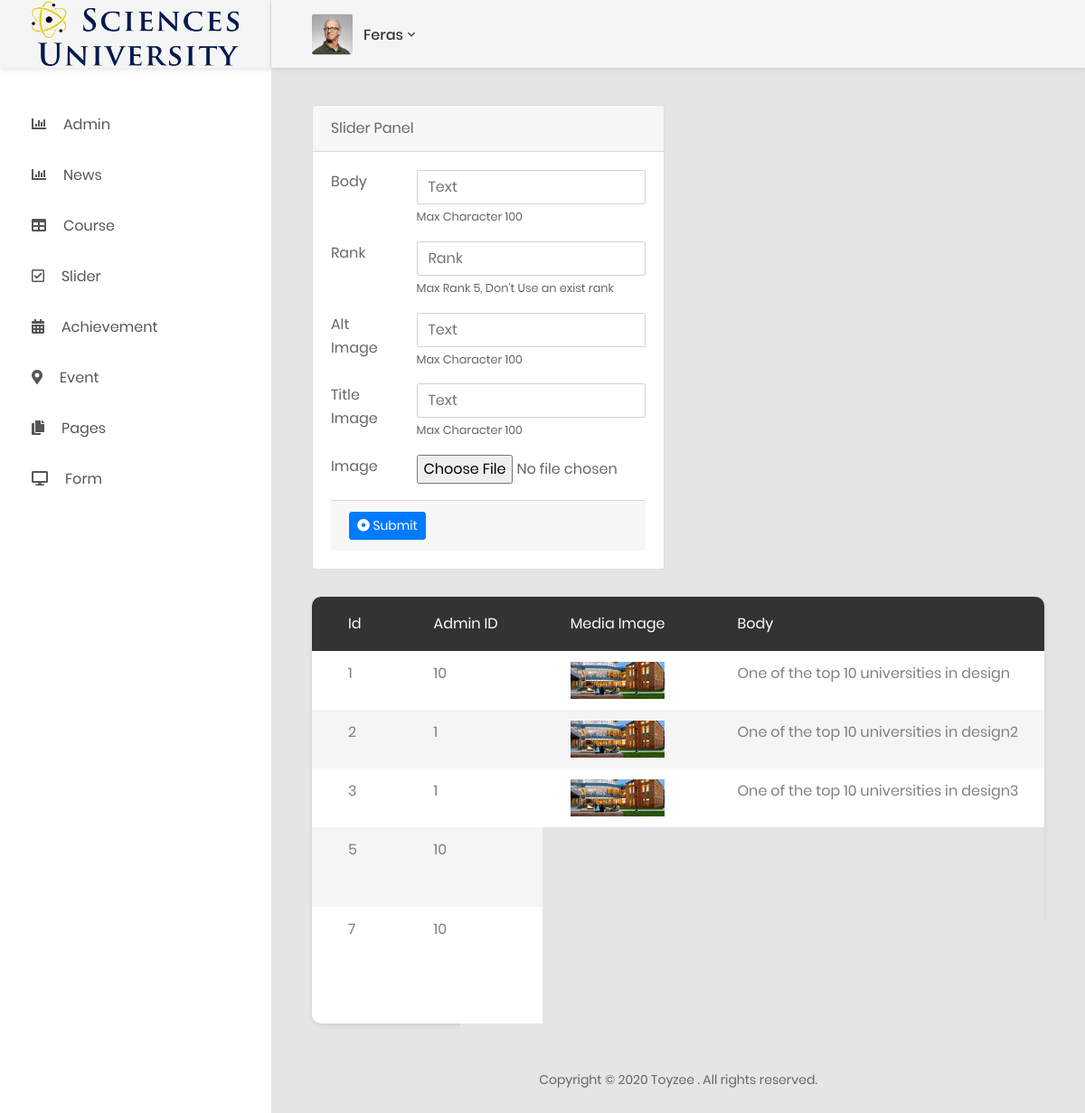
The page /Admin-Theme/slider.php (signed in) on the database its author committed.
### tables this page shows
CREATE TABLE `logo` (
  `id` int(11) NOT NULL,
  `admin_id` int(11) NOT NULL,
  `logo_image` text NOT NULL,
  `alt_image` varchar(255) NOT NULL,
  `created_at` timestamp NOT NULL DEFAULT CURRENT_TIMESTAMP,
  `updated_at` timestamp NOT NULL DEFAULT CURRENT_TIMESTAMP
);

CREATE TABLE `slider` (
  `id` int(11) NOT NULL,
  `admin_id` int(11) NOT NULL,
  `media_id` int(11) NOT NULL,
  `body` varchar(42) NOT NULL,
  `rank` int(10) NOT NULL,
  `activity` enum('active','not-active') DEFAULT 'active',
  `created_at` timestamp NOT NULL DEFAULT CURRENT_TIMESTAMP,
  `updated_at` timestamp NOT NULL DEFAULT CURRENT_TIMESTAMP
);

CREATE TABLE `media` (
  `id` int(11) NOT NULL,
  `title` varchar(100) DEFAULT NULL,
  `path` text NOT NULL,
  `alt_image` varchar(100) DEFAULT NULL,
  `created_at` timestamp NOT NULL DEFAULT CURRENT_TIMESTAMP,
  `uptaded_at` timestamp NOT NULL DEFAULT CURRENT_TIMESTAMP
);

### config/dbconfig.php (called while the page is built, shortened)
<?php
class ConnectDb {
  private $host ='localhost';
  private $user ='root';
  private $pass ='123456';
  private $dbname ='Science_uni';
  private $dbh;
  private $stmt;    public function __construct(){
      $dsn = 'mysql:host='. $this->host . ';dbname='. $this->dbname.'';
      $options = array(
          PDO::ATTR_PERSISTENT => true,
          PDO::ATTR_ERRMODE    => PDO::ERRMODE_EXCEPTION
      );
      try {
          $this->dbh = new PDO($dsn, $this->user, $this->pass, $options);
      } catch(PDOException $e){
          $this->error = $e->getMessage();
      }
  }
  public function query($query){
      $this->stmt = $this->dbh->prepare($query);
  }    public function bind($param, $value, $type = null){
  }    public function execute(){
      return $this->stmt->execute();
  }    public function resultset(){
      $this->execute();
      return $this->stmt->fetchAll(PDO::FETCH_ASSOC);
  }}
?>

### entity/logo.php (called while the page is built, shortened)
<?php
include_once('../config/dbconfig.php');
class Logo extends ConnectDb {
    public function getLogo() {
        $this->query('SELECT * FROM logo');
        $this->execute();
        $row=$this->resultset();
        return $row;
    }
}
?>

### entity/slider.php (called while the page is built, shortened)
<?php
include_once('../config/dbconfig.php');
class Slider extends ConnectDb {
    public function getSlider() {
        $this->query('SELECT slider.* , media.path , media.title , media.alt_image FROM slider INNER JOIN media ON slider.media_id = media.id');
        $this->execute();
        $row=$this->resultset();
        return $row;
    }
}
?>

### Admin-Theme/slider.php (the view, shortened to what this page needs)
<?php
include('partials/header_admin.php');
?>
<?php
if(isset($_SESSION['admin']) || isset($_SESSION['superAdmin'])){
include('../entity/slider.php');
$slider = new Slider();
?>
<div class="row">
<div class="col-lg-6">
                                <div class="card">
                                    <div class="card-header">
                                    Slider Panel
                                    </div>
                                    <div class="card-body card-block">
                                        <form action="<?php echo htmlspecialchars($_SERVER["PHP_SELF"]);?>" method="post" enctype="multipart/form-data" class="form-horizontal">
                                            <div class="row form-group">
                                                <div class="col col-md-3">
                                                    <label for="text-input" class=" form-control-label">Body</label>
                                                </div>
                                                <div class="col-12 col-md-9">
                                                    <input type="text" id="text-input" name="body" placeholder="Text" class="form-control" maxlength="40" required>
                                                    <small class="help-block form-text">Max Character 100</small>
                                                </div>
                                            </div>
                                            <div class="row form-group">
                                                <div class="col col-md-3">
                                                    <label for="text-input" class=" form-control-label">Rank</label>
                                                </div>
                                                <div class="col-12 col-md-9">
                                                    <input type="number" max="5" min="1" id="text-input" name="rank" placeholder="Rank" class="form-control" required>
                                                    <small class="help-block form-text">Max Rank 5, Don't Use an exist rank</small>
                                                </div>
                                            </div>
                                            <div class="row form-group">
                                                <div class="col col-md-3">
                                                    <label for="text-input" class=" form-control-label">Alt Image</label>
                                                </div>
                                                <div class="col-12 col-md-9">
                                                    <input type="text" id="text-input" name="altImg" placeholder="Text" class="form-control" maxlength="100" required>
                                                    <small class="help-block form-text">Max Character 100</small>
                                                </div>
                                            </div>
                                            <div class="row form-group">
                                                <div class="col col-md-3">
                                                    <label for="text-input" class=" form-control-label">Title Image</label>
                                                </div>
                                                <div class="col-12 col-md-9">
                                                    <input type="text" id="text-input" name="title" placeholder="Text" class="form-control" maxlength="100" required>
                                                    <small class="help-block form-text">Max Character 100</small>
                                                </div>
                                            </div>
                                            <div class="row form-group">
                                                <div class="col col-md-3">
                                                    <label for="file-input" class=" form-control-label">Image</label>
                                                </div>
                                                <div class="col-12 col-md-9">
                                                    <input type="file" id="file-input" name="file" class="form-control-file" required>
                                                </div>
                                            </div>
                                            <div class="card-footer">
                                                <button type="submit" class="btn btn-primary btn-sm" name="submit">
                                                    <i class="fa fa-dot-circle-o"></i> Submit
                                                </button>
                                            </div>
                                        </form>
                                    </div>
                                </div>
                                </div>
                                </div>
<div class="row">
                <div class="col-lg-12">
                    <div class="table-responsive table--no-card m-b-30">
                        <table class="table table-borderless table-striped table-earning">
                            <thead>
                                <tr>
                                    <th>id</th>
                                    <th>Admin ID</th>
                                    <th>Media Image</th>
                                    <th>Body</th>
                                </tr>
                            </thead>
                            <tbody>
                            <?php
                            foreach($slider->getSlider() as $gSlider) {
                                echo "<tr>";
                                echo "<td>". $gSlider['id'] . "</td>";
                                echo "<td>". $gSlider['admin_id'] . "</td>";
                                echo "<td><img src='{$gSlider['path']}'></td>";
                                echo "<td>". $gSlider['body'] . "</td>";
                                echo "</tr>";
                            }
                            ?>
                            </tbody>
                        </table>
                    </div>
                </div>
                </div>
<?php
}
?>
<?php
include('partials/footer_admin.php');
?>

### Admin-Theme/partials/header_admin.php (shortened to what this page needs)
<?php
include('../entity/logo.php');
$logo = new Logo();
$gLogo = $logo->getLogo();
?>
<!DOCTYPE html>
<html lang="en">
<head>
    <link href="css/font-face.css" rel="stylesheet" media="all">
    <link href="vendor/font-awesome-4.7/css/font-awesome.min.css" rel="stylesheet" media="all">
    <link href="vendor/font-awesome-5/css/fontawesome-all.min.css" rel="stylesheet" media="all">
    <link href="vendor/mdi-font/css/material-design-iconic-font.min.css" rel="stylesheet" media="all">
    <link href="vendor/bootstrap-4.1/bootstrap.min.css" rel="stylesheet" media="all">
    <link href="vendor/animsition/animsition.min.css" rel="stylesheet" media="all">
    <link href="vendor/bootstrap-progressbar/bootstrap-progressbar-3.3.4.min.css" rel="stylesheet" media="all">
    <link href="vendor/wow/animate.css" rel="stylesheet" media="all">
    <link href="vendor/css-hamburgers/hamburgers.min.css" rel="stylesheet" media="all">
    <link href="vendor/slick/slick.css" rel="stylesheet" media="all">
    <link href="vendor/select2/select2.min.css" rel="stylesheet" media="all">
    <link href="vendor/perfect-scrollbar/perfect-scrollbar.css" rel="stylesheet" media="all">
    <link href="css/theme.css" rel="stylesheet" media="all">
</head>
<body class="animsition">
    <div class="page-wrapper">
        <aside class="menu-sidebar d-none d-lg-block">
            <div class="logo">
                <a href="admin.php">
                    <img src="<?php echo $gLogo[0]['logo_image']; ?>" alt="Cool Admin" />
                </a>
            </div>
            <div class="menu-sidebar__content js-scrollbar1">
                <nav class="navbar-sidebar">
                    <ul class="list-unstyled navbar__list">
                        <li class=" has-sub">
                            <a href="admin.php">
                                <i class="fas fa-chart-bar"></i>Admin</a>
                        </li>
                        <li>
                            <a href="news.php">
                                <i class="fas fa-chart-bar"></i>News</a>
                        </li>
                        <li>
                            <a href="course.php">
                                <i class="fas fa-table"></i>Course</a>
                        </li>
                        <li>
                            <a href="slider.php">
                                <i class="far fa-check-square"></i>Slider</a>
                        </li>
                        <li>
                            <a href="achievement.php">
                                <i class="fas fa-calendar-alt"></i>Achievement</a>
                        </li>
                        <li>
                            <a href="event.php">
                                <i class="fas fa-map-marker-alt"></i>Event</a>
                        </li>
                        <li class="has-sub">
                            <a class="js-arrow" href="#">
                                <i class="fas fa-copy"></i>Pages</a>
                        </li>
                        <li class="has-sub">
                            <a class="js-arrow" href="form.php">
                                <i class="fas fa-desktop"></i>Form</a>
                        </li>
                    </ul>
                </nav>
            </div>
        </aside>
        <div class="page-container">
            <header class="header-desktop">
                <div class="section__content section__content--p30">
                    <div class="container-fluid">
                        <div class="header-wrap">
                            <div class="header-button">
                                <div class="account-wrap">
                                    <div class="account-item clearfix js-item-menu">
                                        <div class="image">
                                            <img src="images/icon/avatar-01.jpg" alt="John Doe" />
                                        </div>
                                        <?php
                                        if(isset($_SESSION['admin'])) {
                                        ?>
                                        <div class="content">
                                            <a class="js-acc-btn" href="#"><?php echo $_SESSION['admin']['name']?></a>
                                        </div>
                                        <div class="account-dropdown js-dropdown">
                                            <div class="info clearfix">
                                                <div class="image">
                                                    <a href="#">
                                                        <img src="images/icon/avatar-01.jpg" alt="John Doe" />
                                                    </a>
                                                </div>
                                                <div class="content">
                                                    <h5 class="name">
                                                        <a href="#"><?php echo $_SESSION['admin']['name']?></a>
                                                    </h5>
                                                    <span class="email"><?php echo $_SESSION['admin']['email']?></span>
                                                </div>
                                            </div>
                                            <div class="account-dropdown__footer">
                                                <a href="logout.php">
                                                    <i class="zmdi zmdi-power"></i>Logout</a>
                                            </div>
                                            <?php }
                                        elseif(isset($_SESSION['superAdmin'])) {
                                        ?>
                                        <div class="content">
                                            <a class="js-acc-btn" href="#"><?php echo $_SESSION['superAdmin']['name']?></a>
                                        </div>
                                            <?php } ?>
                                    </div>
                                </div>
                            </div>
                        </div>
                    </div>
                </div>
            </header>
            <main>
            <div class="main-content">
    <div class="section__content section__content--p30">
        <div class="container-fluid">

### rows shown on the page
logo: logo_image (picture)
slider: id "1", admin "10", media.path (picture), body "One of the top 10 universities in design"
slider: id "2", admin "1", media.path (picture), body "One of the top 10 universities in design2"
slider: id "3", admin "1", media.path (picture), body "One of the top 10 universities in design3"
slider: id "5", admin "10", media.path (picture)
slider: id "7", admin "10", media.path (picture)

### other values the page prints
$_SESSION['superAdmin']['name'] "Feras"
